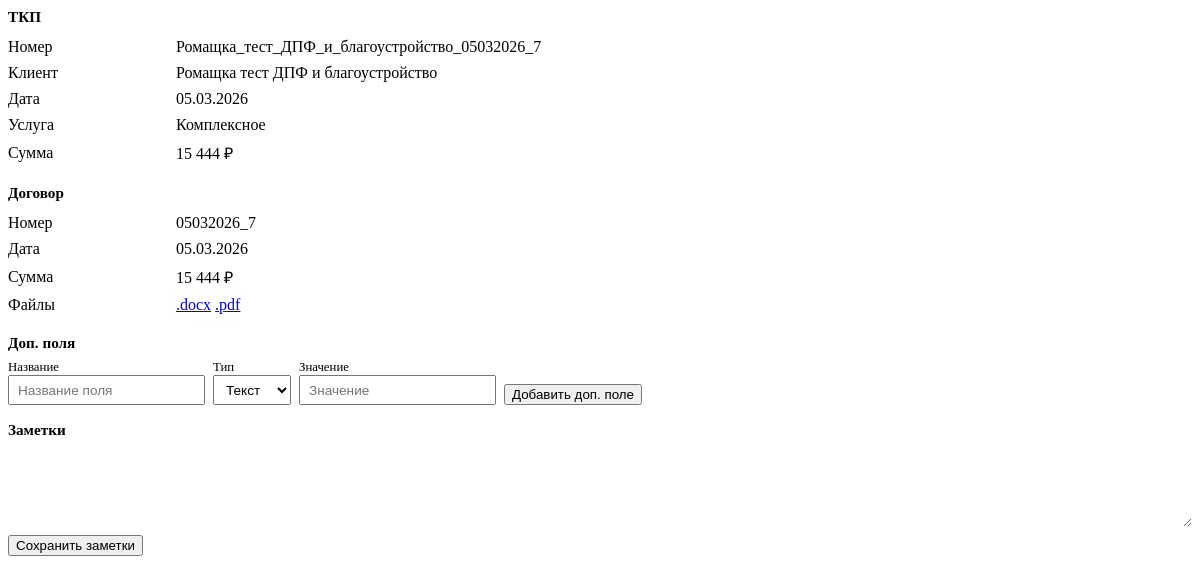
Page /kanban/card/50/ (signed in) on the earlier database version.
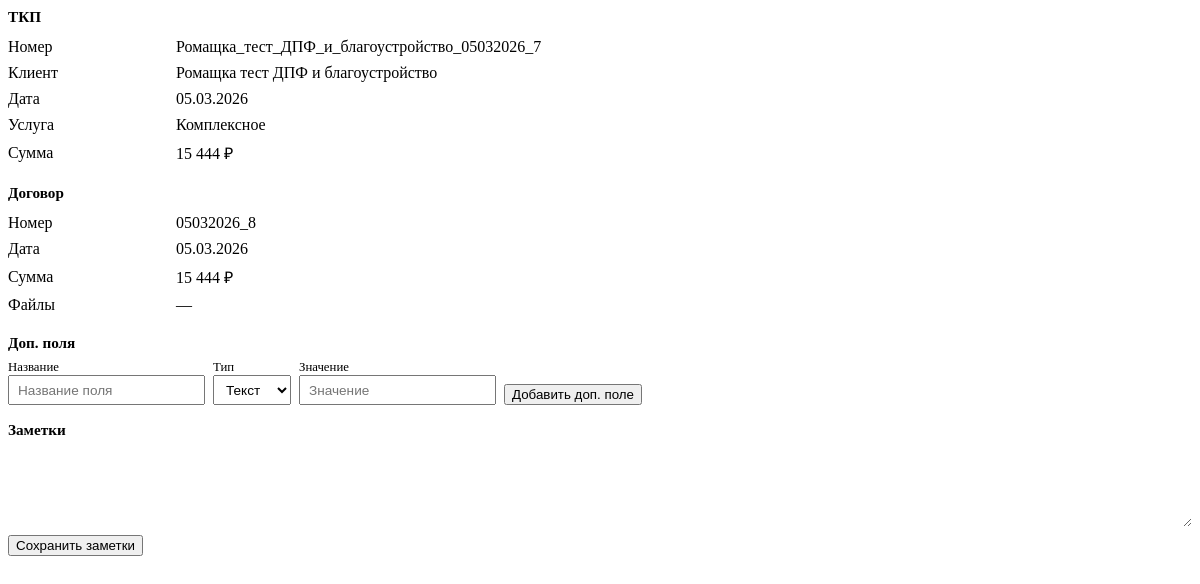
Same page on the later database version.
### proposals/models.py (models this page shows, shortened)
class ContractRecord(models.Model):
    STATUS_DRAFT = 'draft'
    STATUS_FINAL = 'final'
    STATUS_CHOICES = [
        (STATUS_DRAFT, 'Черновик'),
        (STATUS_FINAL, 'Итоговый'),
    ]
    date = models.DateField('Дата договора')
    number = models.CharField('Номер договора', max_length=50, unique=True)
    status = models.CharField('Статус', max_length=20, choices=STATUS_CHOICES, default=STATUS_FINAL)
    tkp = models.ForeignKey(
        TKPRecord,
        on_delete=models.SET_NULL,
        null=True,
        blank=True,
        verbose_name='ТКП',
        related_name='contracts',
    )
    counterparty = models.ForeignKey(
        Counterparty,
        on_delete=models.SET_NULL,
        null=True,
        blank=True,
        verbose_name='Контрагент',
    )
    client = models.CharField('Клиент', max_length=500, blank=True)
    service = models.CharField('Услуга', max_length=255, blank=True)
    sum_total = models.DecimalField('Сумма', max_digits=15, decimal_places=2, default=0)
    docx_file = models.CharField('Файл DOCX', max_length=255, blank=True)
    pdf_file = models.CharField('Файл PDF', max_length=255, blank=True)
    contract_snapshot = models.JSONField('Снимок реквизитов', null=True, blank=True)
    created_at = models.DateTimeField('Создано', auto_now_add=True)
    created_by = models.ForeignKey(
        settings.AUTH_USER_MODEL,
        on_delete=models.SET_NULL,
        null=True,
        blank=True,
        related_name='created_contract_records',
        verbose_name='Владелец',
    )
    class Meta:
        verbose_name = 'Запись договора'
        verbose_name_plural = 'Записи договоров'
        ordering = ['-created_at']

### proposals/views.py (the view)
# urls.py: path('kanban/card/<int:tkp_id>/', views.kanban_card_detail_view, name='kanban_card_detail'),
@login_required
@require_http_methods(['GET'])
def kanban_card_detail_view(request, tkp_id):
    try:
        tkp = TKPRecord.objects.get(pk=tkp_id)
    except TKPRecord.DoesNotExist:
        raise Http404()
    contract = ContractRecord.objects.filter(tkp_id=tkp_id).select_related('counterparty').first()
    service_display = 'Комплексное' if tkp.service == 'Комплексное ТКП' else tkp.service
    custom_fields = list(
        KanbanCardField.objects.filter(user=request.user, tkp_id=tkp_id).order_by('order', 'pk')
    )
    ctx = {
        'tkp': tkp,
        'contract': contract,
        'tkp_date_display': tkp.date.strftime('%d.%m.%Y'),
        'service_display': service_display,
        'sum_display': _format_price(tkp.sum_total or 0),
        'custom_fields': custom_fields,
    }
    if contract:
        ctx['contract_date_display'] = contract.date.strftime('%d.%m.%Y')
        ctx['contract_sum_display'] = _format_price(contract.sum_total or 0)
    return render(request, 'proposals/kanban_card_content.html', ctx)

### proposals/views.py (called while the page is built)
def _format_price(value):
    if value is None:
        return ''
    s = str(int(value))
    n = len(s)
    if n <= 3:
        return s
    r = n % 3 or 3
    result = s[:r]
    for i in range(r, n, 3):
        result += ' ' + s[i:i + 3]
    return result

### proposals/templates/proposals/kanban_card_content.html (shortened to what the changed rows need)
<div class="kanban-card-content" style="font-size: 0.9rem;">
    {% if contract %}
    <section>
        <h3 style="font-size: 0.95rem; margin: 0 0 0.5rem;">Договор</h3>
        <table style="width: 100%; border-collapse: collapse;">
            <tr><td style="padding: 0.25rem 0.5rem 0.25rem 0; color: var(--text-muted); width: 10rem;">Номер</td><td style="padding: 0.25rem 0;">{{ contract.number }}</td></tr>
            <tr><td style="padding: 0.25rem 0.5rem 0.25rem 0; color: var(--text-muted);">Дата</td><td style="padding: 0.25rem 0;">{{ contract_date_display }}</td></tr>
            <tr><td style="padding: 0.25rem 0.5rem 0.25rem 0; color: var(--text-muted);">Сумма</td><td style="padding: 0.25rem 0;">{{ contract_sum_display }} ₽</td></tr>
            <tr><td style="padding: 0.25rem 0.5rem 0.25rem 0; color: var(--text-muted);">Файлы</td>
                <td style="padding: 0.25rem 0;">
                    {% if contract.docx_file %}
                    <a href="{% url 'proposals:contract_download' contract.pk 'docx' %}">.docx</a>
                    {% endif %}
                    {% if contract.pdf_file %}
                    <a href="{% url 'proposals:contract_download' contract.pk 'pdf' %}">.pdf</a>
                    {% endif %}
                    {% if not contract.docx_file and not contract.pdf_file %}—{% endif %}
                </td>
            </tr>
        </table>
    </section>
    {% endif %}
</div>

Differences in the rows shown:
no longer on this page (row unchanged): ContractRecord: number "05032026_7"
added ContractRecord: number "05032026_8"
Other differences:
text no longer shown: ".docx .pdf"
